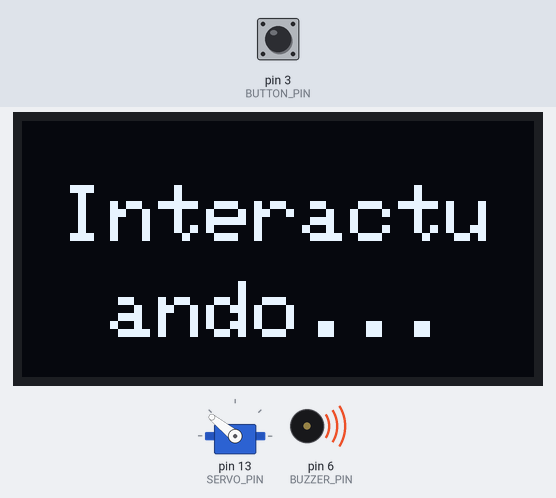
Simulated run of this program. Board: Arduino Uno, built with avr-gcc and run on an emulated ATmega328P. Shown: servo, 128×64 one-colour display, buzzer (waves = sounding). The test bench sets the inputs (shaded band); at power-on: pin 3 (BUTTON_PIN) LOW.

Above: at 1.2 s.
1.3 s: pin 3 (BUTTON_PIN) pulled HIGH for 3.2 s
Timing chart, 0 to 11.1 s (numbered marks = the images above; inputs shaded):
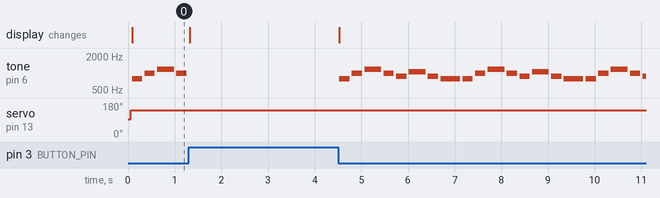

The program:

main.cpp
```cpp
#include <Arduino.h>
#include <Adafruit_SSD1306.h>
#include <Servo.h>

constexpr uint8_t BUTTON_PIN = 3;
constexpr uint8_t BUZZER_PIN = 6;
constexpr uint8_t SERVO_PIN = 13;
constexpr int SERVO_FORWARD_US = 2000;
constexpr uint8_t SCREEN_WIDTH = 128;
constexpr uint8_t SCREEN_HEIGHT = 64;

struct Note {
  uint16_t frequency;
  uint16_t durationMs;
};

// Original short festive melody; repeats while the button is held.
constexpr Note MELODY[] = {
    {784, 220}, {988, 220}, {1175, 360}, {988, 220},
    {880, 220}, {1047, 360}, {880, 220}, {784, 420},
};
constexpr size_t MELODY_LENGTH = sizeof(MELODY) / sizeof(MELODY[0]);

Servo continuousServo;
Adafruit_SSD1306 display(SCREEN_WIDTH, SCREEN_HEIGHT, &Wire, -1);
bool servoRunning = false;
bool displayReady = false;
size_t currentNote = 0;
unsigned long nextNoteAt = 0;

void showStatus(bool interacting) {
  if (!displayReady) {
    return;
  }

  display.clearDisplay();
  display.setTextColor(SSD1306_WHITE);
  if (interacting) {
    display.setTextSize(2);
    display.setCursor(10, 16);
    display.println(F("Interactu"));
    display.setCursor(22, 40);
    display.println(F("ando..."));
  } else {
    display.setTextSize(1);
    display.setCursor(16, 28);
    display.println(F("Pulsa el boton"));
  }
  display.display();
}

void startMelody() {
  currentNote = 0;
  nextNoteAt = 0;
}

void updateMelody() {
  if (!servoRunning) {
    return;
  }

  const unsigned long now = millis();
  if (static_cast<long>(now - nextNoteAt) < 0) {
    return;
  }

  const Note note = MELODY[currentNote];
  tone(BUZZER_PIN, note.frequency, note.durationMs);
  nextNoteAt = now + note.durationMs + 50;
  currentNote = (currentNote + 1) % MELODY_LENGTH;
}

void setup() {
  Serial.begin(9600);
  pinMode(BUTTON_PIN, INPUT);
  continuousServo.attach(SERVO_PIN);
  continuousServo.writeMicroseconds(1500);
  continuousServo.detach();

  displayReady = display.begin(SSD1306_SWITCHCAPVCC, 0x3C);
  if (!displayReady) {
    Serial.println(F("No se pudo iniciar la pantalla OLED SSD1306."));
  } else {
    display.setRotation(2);
    showStatus(false);
  }
}

void loop() {
  const bool buttonPressed = digitalRead(BUTTON_PIN) == LOW;

  if (buttonPressed && !servoRunning) {
    continuousServo.attach(SERVO_PIN);
    continuousServo.writeMicroseconds(SERVO_FORWARD_US);
    servoRunning = true;
    startMelody();
    showStatus(true);
  } else if (!buttonPressed && servoRunning) {
    continuousServo.detach();
    servoRunning = false;
    noTone(BUZZER_PIN);
    showStatus(false);
  }

  updateMelody();
}
```

Measured:
- by itself, tone on pin 6 (BUZZER_PIN): repeats every 2.6 s: silent 0.05 s, 988 Hz 0.22 s, silent 0.05 s, 1175 Hz 0.36 s, silent 0.05 s, 988 Hz 0.22 s, silent 0.05 s, 880 Hz 0.22 s, silent 0.05 s, 1047 Hz 0.36 s, silent 0.05 s, 880 Hz 0.22 s, silent 0.05 s, 784 Hz 0.42 s, silent 0.05 s, 784 Hz 0.22 s
